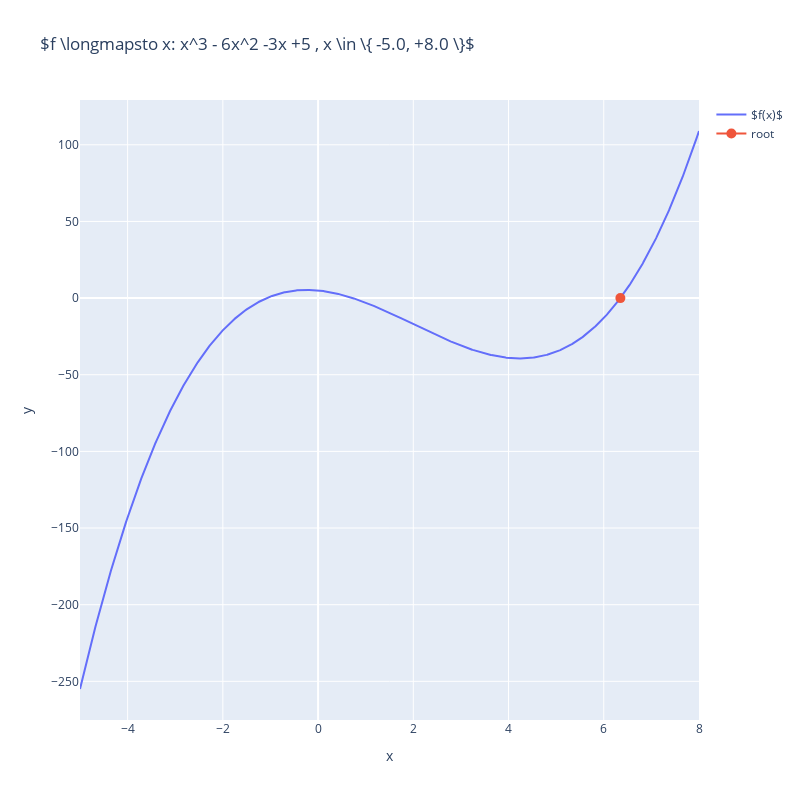

The cell this chart's notebook holds for it:
### Code cell
fig = go.Figure(data=[{'type': 'scatter', 'x': np.linspace(-5.0,8.0,1000), 'y': func(np.linspace(-5.0,8.0,1000)),
                       'name': '$f(x)$', 'showlegend':True}],
                layout = {'title': '$f \longmapsto x: x^3 - 6x^2 -3x +5 , x \in \{ -5.0, +8.0 \}$','height':800, 'width':800 })
fig.add_trace(go.Scatter(x=[root], y=[0], marker = {'size':10}, name = "root"))
fig.update_xaxes(title_text="x")
fig.update_yaxes(title_text="y")
fig.show()

### Figure 1 — Plotly figure (JSON) as saved in the notebook; plotly's stock layout.template omitted (floating-point values rounded to 4 significant figures; data arrays with more than 128 entries replaced by an {"elided": "..."} marker saying what was removed)
{"data": [{"name": "$f(x)$", "showlegend": true, "type": "scatter", "x": {"elided": "1000 float values"}, "y": {"elided": "1000 float values"}}, {"marker": {"size": 10}, "name": "root", "type": "scatter", "x": [6.348], "y": [0]}], "layout": {"height": 800, "title": {"text": "$f \\longmapsto x: x^3 - 6x^2 -3x +5 , x \\in \\{ -5.0, +8.0 \\}$"}, "width": 800, "xaxis": {"autorange": true, "range": [-5, 8], "title": {"text": "x"}, "type": "linear"}, "yaxis": {"autorange": true, "range": [-275.2, 129.2], "title": {"text": "y"}, "type": "linear"}}}
